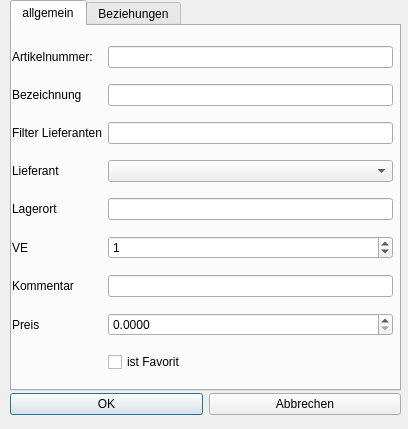
<?xml version="1.0" encoding="UTF-8"?>
<ui version="4.0">
 <class>Dialog_artikel</class>
 <widget class="QDialog" name="Dialog_artikel">
  <property name="geometry">
   <rect>
    <x>0</x>
    <y>0</y>
    <width>408</width>
    <height>429</height>
   </rect>
  </property>
  <property name="windowTitle">
   <string>Artikel</string>
  </property>
  <property name="modal">
   <bool>true</bool>
  </property>
  <widget class="QWidget" name="layoutWidget">
   <property name="geometry">
    <rect>
     <x>10</x>
     <y>390</y>
     <width>391</width>
     <height>29</height>
    </rect>
   </property>
   <layout class="QHBoxLayout" name="horizontalLayout">
    <item>
     <widget class="QPushButton" name="pushButton_ok">
      <property name="text">
       <string>OK</string>
      </property>
     </widget>
    </item>
    <item>
     <widget class="QPushButton" name="pushButton_cancel">
      <property name="text">
       <string>Abbrechen</string>
      </property>
     </widget>
    </item>
   </layout>
  </widget>
  <widget class="QTabWidget" name="tabWidget">
   <property name="geometry">
    <rect>
     <x>10</x>
     <y>0</y>
     <width>391</width>
     <height>391</height>
    </rect>
   </property>
   <property name="currentIndex">
    <number>0</number>
   </property>
   <widget class="QWidget" name="tab">
    <attribute name="title">
     <string>allgemein</string>
    </attribute>
    <widget class="QWidget" name="layoutWidget">
     <property name="geometry">
      <rect>
       <x>0</x>
       <y>10</y>
       <width>381</width>
       <height>351</height>
      </rect>
     </property>
     <layout class="QGridLayout" name="gridLayout">
      <item row="0" column="0">
       <widget class="QLabel" name="label">
        <property name="text">
         <string>Artikelnummer:</string>
        </property>
       </widget>
      </item>
      <item row="3" column="0">
       <widget class="QLabel" name="label_3">
        <property name="text">
         <string>Lieferant</string>
        </property>
       </widget>
      </item>
      <item row="1" column="0">
       <widget class="QLabel" name="label_2">
        <property name="text">
         <string>Bezeichnung</string>
        </property>
       </widget>
      </item>
      <item row="0" column="1">
       <widget class="QLineEdit" name="lineEdit_artielnummer"/>
      </item>
      <item row="3" column="1">
       <widget class="QComboBox" name="comboBox_lieferant"/>
      </item>
      <item row="1" column="1">
       <widget class="QLineEdit" name="lineEdit_bezeichnung"/>
      </item>
      <item row="2" column="1">
       <widget class="QLineEdit" name="lineEdit_filter_lieferant"/>
      </item>
      <item row="2" column="0">
       <widget class="QLabel" name="label_filter_lieferant">
        <property name="text">
         <string>Filter Lieferanten</string>
        </property>
       </widget>
      </item>
      <item row="4" column="0">
       <widget class="QLabel" name="label_lagerort">
        <property name="text">
         <string>Lagerort</string>
        </property>
       </widget>
      </item>
      <item row="5" column="0">
       <widget class="QLabel" name="label_ve">
        <property name="text">
         <string>VE</string>
        </property>
       </widget>
      </item>
      <item row="6" column="0">
       <widget class="QLabel" name="label_komment">
        <property name="text">
         <string>Kommentar</string>
        </property>
       </widget>
      </item>
      <item row="4" column="1">
       <widget class="QLineEdit" name="lineEdit_lagerort"/>
      </item>
      <item row="6" column="1">
       <widget class="QLineEdit" name="lineEdit_komment"/>
      </item>
      <item row="5" column="1">
       <widget class="QSpinBox" name="spinBox_ve">
        <property name="maximum">
         <number>9999</number>
        </property>
        <property name="value">
         <number>1</number>
        </property>
       </widget>
      </item>
      <item row="7" column="0">
       <widget class="QLabel" name="label_4">
        <property name="text">
         <string>Preis</string>
        </property>
       </widget>
      </item>
      <item row="7" column="1">
       <widget class="QDoubleSpinBox" name="doubleSpinBox_preis">
        <property name="decimals">
         <number>4</number>
        </property>
       </widget>
      </item>
      <item row="8" column="1">
       <widget class="QCheckBox" name="checkBox_isfavorit">
        <property name="text">
         <string>ist Favorit</string>
        </property>
       </widget>
      </item>
     </layout>
    </widget>
   </widget>
   <widget class="QWidget" name="tab_2">
    <attribute name="title">
     <string>Beziehungen</string>
    </attribute>
    <widget class="QListWidget" name="listWidget_beziehung">
     <property name="geometry">
      <rect>
       <x>10</x>
       <y>50</y>
       <width>371</width>
       <height>311</height>
      </rect>
     </property>
    </widget>
    <widget class="QWidget" name="layoutWidget">
     <property name="geometry">
      <rect>
       <x>10</x>
       <y>0</y>
       <width>371</width>
       <height>41</height>
      </rect>
     </property>
     <layout class="QHBoxLayout" name="horizontalLayout_2">
      <item>
       <widget class="QPushButton" name="pushButton_beziehung_new">
        <property name="text">
         <string>neu</string>
        </property>
       </widget>
      </item>
      <item>
       <widget class="QPushButton" name="pushButton_beziehung_delete">
        <property name="text">
         <string>entf</string>
        </property>
       </widget>
      </item>
      <item>
       <widget class="QPushButton" name="pushButton_beziehung_edit">
        <property name="text">
         <string>edit</string>
        </property>
       </widget>
      </item>
     </layout>
    </widget>
   </widget>
  </widget>
 </widget>
 <tabstops>
  <tabstop>lineEdit_artielnummer</tabstop>
  <tabstop>lineEdit_bezeichnung</tabstop>
  <tabstop>lineEdit_filter_lieferant</tabstop>
  <tabstop>comboBox_lieferant</tabstop>
  <tabstop>lineEdit_lagerort</tabstop>
  <tabstop>spinBox_ve</tabstop>
  <tabstop>lineEdit_komment</tabstop>
  <tabstop>doubleSpinBox_preis</tabstop>
  <tabstop>checkBox_isfavorit</tabstop>
  <tabstop>listWidget_beziehung</tabstop>
  <tabstop>pushButton_beziehung_new</tabstop>
  <tabstop>pushButton_beziehung_edit</tabstop>
  <tabstop>pushButton_ok</tabstop>
  <tabstop>tabWidget</tabstop>
  <tabstop>pushButton_beziehung_delete</tabstop>
  <tabstop>pushButton_cancel</tabstop>
 </tabstops>
 <resources/>
 <connections/>
</ui>
